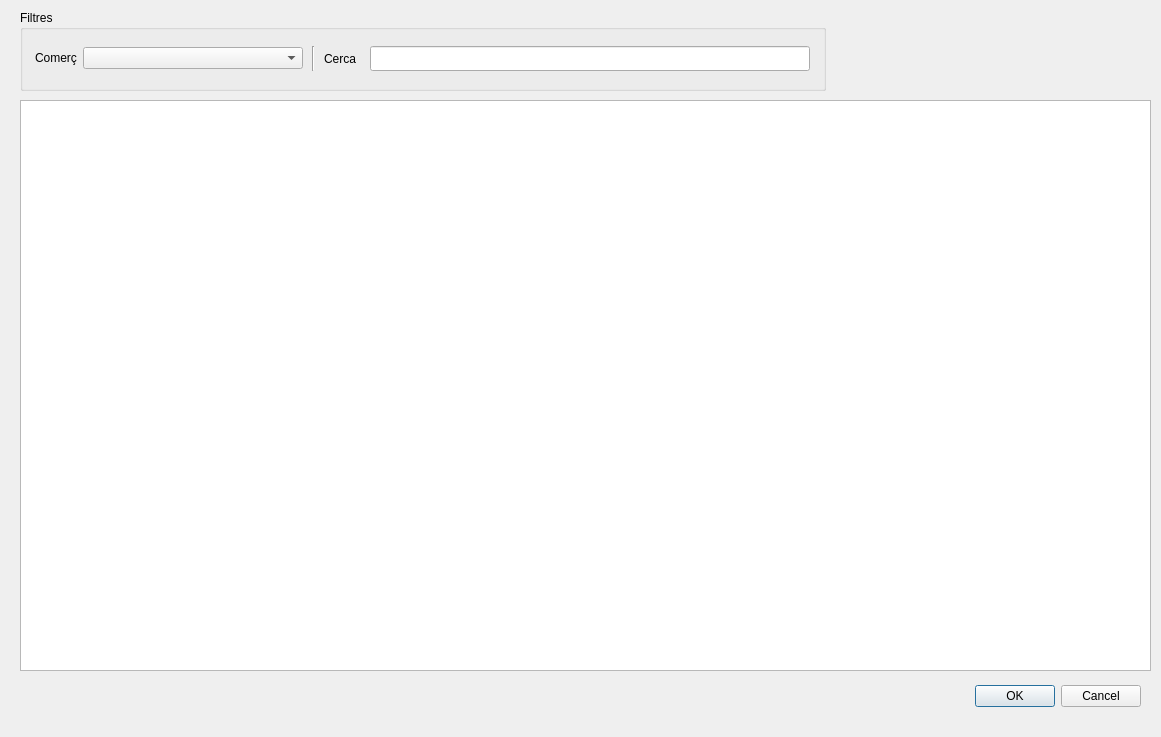
<?xml version="1.0" encoding="UTF-8"?>
<ui version="4.0">
 <class>dialog_consultaProductes</class>
 <widget class="QDialog" name="dialog_consultaProductes">
  <property name="geometry">
   <rect>
    <x>0</x>
    <y>0</y>
    <width>1161</width>
    <height>737</height>
   </rect>
  </property>
  <property name="windowTitle">
   <string>Consulta productes</string>
  </property>
  <widget class="QDialogButtonBox" name="buttonBox">
   <property name="geometry">
    <rect>
     <x>800</x>
     <y>680</y>
     <width>341</width>
     <height>32</height>
    </rect>
   </property>
   <property name="orientation">
    <enum>Qt::Horizontal</enum>
   </property>
   <property name="standardButtons">
    <set>QDialogButtonBox::Cancel|QDialogButtonBox::Ok</set>
   </property>
  </widget>
  <widget class="QTableWidget" name="tableWidget">
   <property name="geometry">
    <rect>
     <x>20</x>
     <y>100</y>
     <width>1131</width>
     <height>571</height>
    </rect>
   </property>
  </widget>
  <widget class="QGroupBox" name="groupBox">
   <property name="geometry">
    <rect>
     <x>20</x>
     <y>10</y>
     <width>806</width>
     <height>81</height>
    </rect>
   </property>
   <property name="title">
    <string>Filtres</string>
   </property>
   <layout class="QGridLayout" name="gridLayout_3">
    <item row="0" column="0">
     <layout class="QGridLayout" name="gridLayout">
      <item row="0" column="0">
       <widget class="QLabel" name="label">
        <property name="sizePolicy">
         <sizepolicy hsizetype="Fixed" vsizetype="Preferred">
          <horstretch>0</horstretch>
          <verstretch>0</verstretch>
         </sizepolicy>
        </property>
        <property name="text">
         <string>Comerç</string>
        </property>
       </widget>
      </item>
      <item row="0" column="1">
       <widget class="QComboBox" name="comboBox">
        <property name="sizePolicy">
         <sizepolicy hsizetype="Fixed" vsizetype="Fixed">
          <horstretch>0</horstretch>
          <verstretch>0</verstretch>
         </sizepolicy>
        </property>
        <property name="minimumSize">
         <size>
          <width>220</width>
          <height>0</height>
         </size>
        </property>
       </widget>
      </item>
     </layout>
    </item>
    <item row="0" column="1">
     <widget class="Line" name="line">
      <property name="orientation">
       <enum>Qt::Vertical</enum>
      </property>
     </widget>
    </item>
    <item row="0" column="2">
     <layout class="QGridLayout" name="gridLayout_2">
      <item row="0" column="0">
       <widget class="QLabel" name="label_2">
        <property name="sizePolicy">
         <sizepolicy hsizetype="Fixed" vsizetype="Preferred">
          <horstretch>0</horstretch>
          <verstretch>0</verstretch>
         </sizepolicy>
        </property>
        <property name="minimumSize">
         <size>
          <width>40</width>
          <height>15</height>
         </size>
        </property>
        <property name="text">
         <string>Cerca</string>
        </property>
       </widget>
      </item>
      <item row="0" column="1">
       <widget class="QLineEdit" name="lineEdit">
        <property name="sizePolicy">
         <sizepolicy hsizetype="Fixed" vsizetype="Fixed">
          <horstretch>0</horstretch>
          <verstretch>0</verstretch>
         </sizepolicy>
        </property>
        <property name="minimumSize">
         <size>
          <width>440</width>
          <height>25</height>
         </size>
        </property>
        <property name="alignment">
         <set>Qt::AlignCenter</set>
        </property>
       </widget>
      </item>
     </layout>
    </item>
   </layout>
  </widget>
 </widget>
 <resources/>
 <connections>
  <connection>
   <sender>buttonBox</sender>
   <signal>accepted()</signal>
   <receiver>dialog_consultaProductes</receiver>
   <slot>accept()</slot>
   <hints>
    <hint type="sourcelabel">
     <x>1018</x>
     <y>694</y>
    </hint>
    <hint type="destinationlabel">
     <x>157</x>
     <y>274</y>
    </hint>
   </hints>
  </connection>
  <connection>
   <sender>buttonBox</sender>
   <signal>rejected()</signal>
   <receiver>dialog_consultaProductes</receiver>
   <slot>reject()</slot>
   <hints>
    <hint type="sourcelabel">
     <x>1086</x>
     <y>700</y>
    </hint>
    <hint type="destinationlabel">
     <x>286</x>
     <y>274</y>
    </hint>
   </hints>
  </connection>
 </connections>
</ui>
